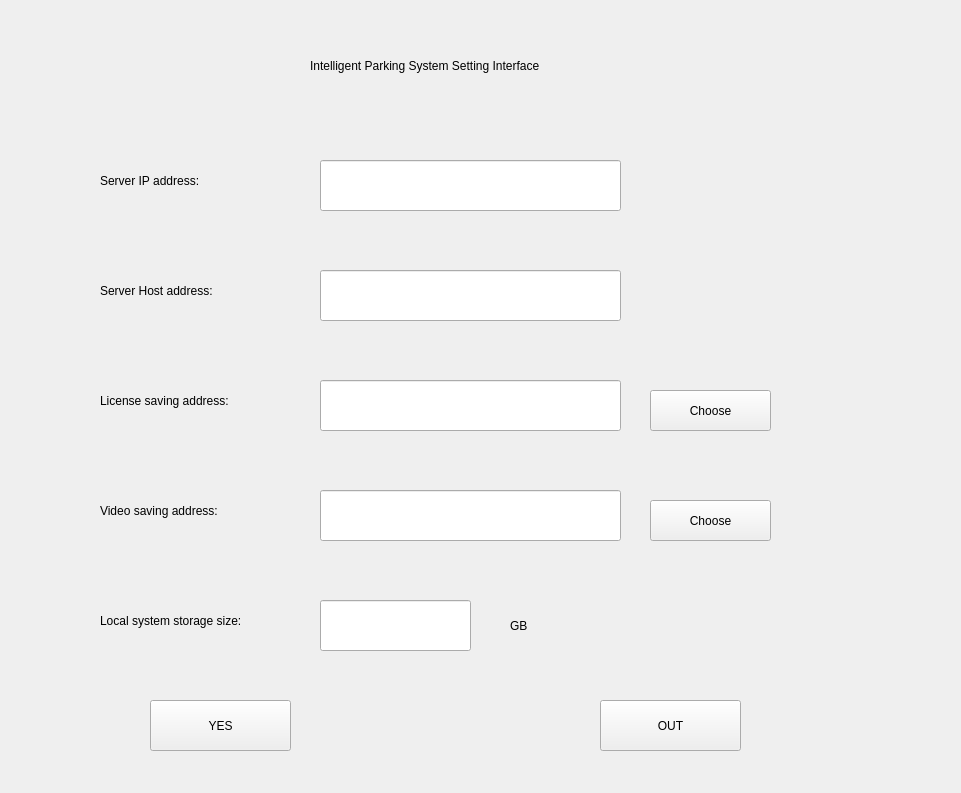
<?xml version="1.0" encoding="UTF-8"?>
<ui version="4.0">
 <class>CSetWin</class>
 <widget class="QWidget" name="CSetWin">
  <property name="geometry">
   <rect>
    <x>0</x>
    <y>0</y>
    <width>961</width>
    <height>793</height>
   </rect>
  </property>
  <property name="windowTitle">
   <string>Form</string>
  </property>
  <widget class="QLabel" name="label">
   <property name="geometry">
    <rect>
     <x>310</x>
     <y>30</y>
     <width>381</width>
     <height>71</height>
    </rect>
   </property>
   <property name="text">
    <string>Intelligent Parking System Setting Interface</string>
   </property>
  </widget>
  <widget class="QLabel" name="label_2">
   <property name="geometry">
    <rect>
     <x>100</x>
     <y>150</y>
     <width>181</width>
     <height>61</height>
    </rect>
   </property>
   <property name="text">
    <string>Server IP address:</string>
   </property>
  </widget>
  <widget class="QLabel" name="label_3">
   <property name="geometry">
    <rect>
     <x>100</x>
     <y>260</y>
     <width>181</width>
     <height>61</height>
    </rect>
   </property>
   <property name="text">
    <string>Server Host address:</string>
   </property>
  </widget>
  <widget class="QLabel" name="label_4">
   <property name="geometry">
    <rect>
     <x>100</x>
     <y>370</y>
     <width>181</width>
     <height>61</height>
    </rect>
   </property>
   <property name="text">
    <string>License saving address:</string>
   </property>
  </widget>
  <widget class="QLabel" name="label_5">
   <property name="geometry">
    <rect>
     <x>100</x>
     <y>480</y>
     <width>181</width>
     <height>61</height>
    </rect>
   </property>
   <property name="text">
    <string>Video saving address:</string>
   </property>
  </widget>
  <widget class="QLabel" name="label_6">
   <property name="geometry">
    <rect>
     <x>100</x>
     <y>590</y>
     <width>181</width>
     <height>61</height>
    </rect>
   </property>
   <property name="text">
    <string>Local system storage size:</string>
   </property>
  </widget>
  <widget class="QPushButton" name="pushButton">
   <property name="geometry">
    <rect>
     <x>150</x>
     <y>700</y>
     <width>141</width>
     <height>51</height>
    </rect>
   </property>
   <property name="text">
    <string>YES</string>
   </property>
  </widget>
  <widget class="QPushButton" name="pushButton_2">
   <property name="geometry">
    <rect>
     <x>600</x>
     <y>700</y>
     <width>141</width>
     <height>51</height>
    </rect>
   </property>
   <property name="text">
    <string>OUT</string>
   </property>
  </widget>
  <widget class="QLineEdit" name="lineEdit">
   <property name="geometry">
    <rect>
     <x>320</x>
     <y>160</y>
     <width>301</width>
     <height>51</height>
    </rect>
   </property>
  </widget>
  <widget class="QLineEdit" name="lineEdit_2">
   <property name="geometry">
    <rect>
     <x>320</x>
     <y>270</y>
     <width>301</width>
     <height>51</height>
    </rect>
   </property>
  </widget>
  <widget class="QLineEdit" name="lineEdit_3">
   <property name="geometry">
    <rect>
     <x>320</x>
     <y>380</y>
     <width>301</width>
     <height>51</height>
    </rect>
   </property>
  </widget>
  <widget class="QLineEdit" name="lineEdit_4">
   <property name="geometry">
    <rect>
     <x>320</x>
     <y>490</y>
     <width>301</width>
     <height>51</height>
    </rect>
   </property>
  </widget>
  <widget class="QLineEdit" name="lineEdit_5">
   <property name="geometry">
    <rect>
     <x>320</x>
     <y>600</y>
     <width>151</width>
     <height>51</height>
    </rect>
   </property>
  </widget>
  <widget class="QPushButton" name="pushButton_3">
   <property name="geometry">
    <rect>
     <x>650</x>
     <y>390</y>
     <width>121</width>
     <height>41</height>
    </rect>
   </property>
   <property name="text">
    <string>Choose</string>
   </property>
  </widget>
  <widget class="QPushButton" name="pushButton_4">
   <property name="geometry">
    <rect>
     <x>650</x>
     <y>500</y>
     <width>121</width>
     <height>41</height>
    </rect>
   </property>
   <property name="text">
    <string>Choose</string>
   </property>
  </widget>
  <widget class="QLabel" name="label_7">
   <property name="geometry">
    <rect>
     <x>510</x>
     <y>610</y>
     <width>91</width>
     <height>31</height>
    </rect>
   </property>
   <property name="text">
    <string>GB</string>
   </property>
  </widget>
 </widget>
 <resources/>
 <connections/>
</ui>
